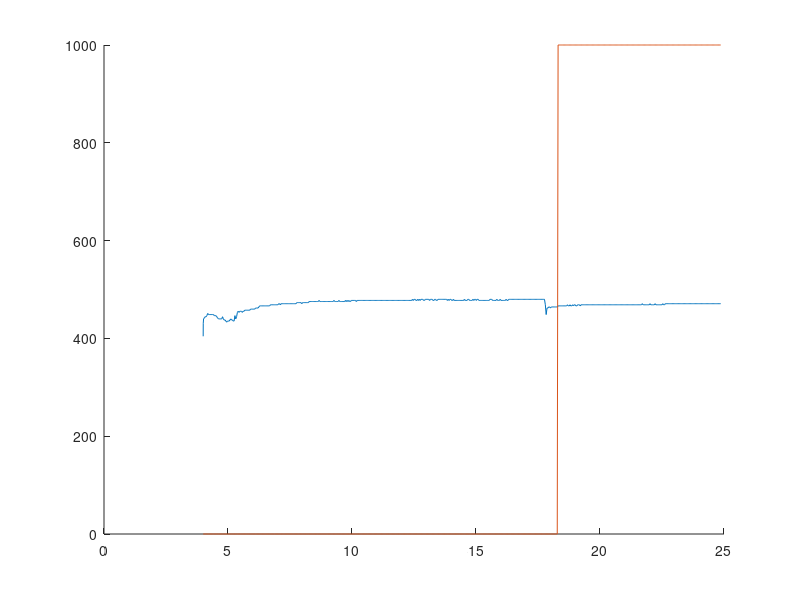
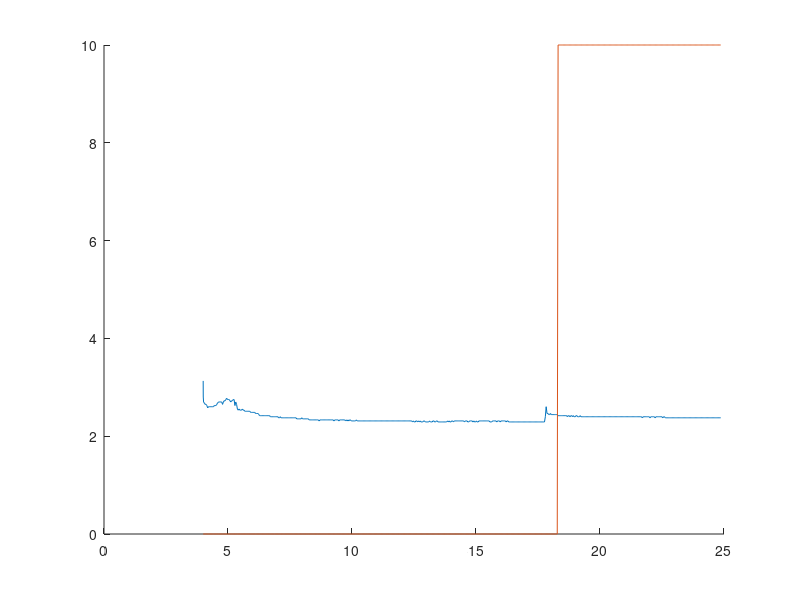

Reproduce these figures in MATLAB, in order.
%close all
clear all

fileID = fopen('prueba2.txt','r');
formatSpec = '%f,%f,%f,%f,%f\n';
size = [5, Inf];

A = fscanf(fileID,formatSpec,size);

figure(1)
hold on
%subplot(2,1,1)
plot(A(1,:)/1000,A(2,:))
%plot(A(1,:)/1000,1000*A(5,:))
%plot(A(1,:),(A(2,:)*10/255))
%subplot(2,1,2)
plot(A(1,:)/1000,1000*A(5,:))
figure(2)
hold on
plot(A(1,:)/1000,A(3,:))
plot(A(1,:)/1000,10*A(5,:))